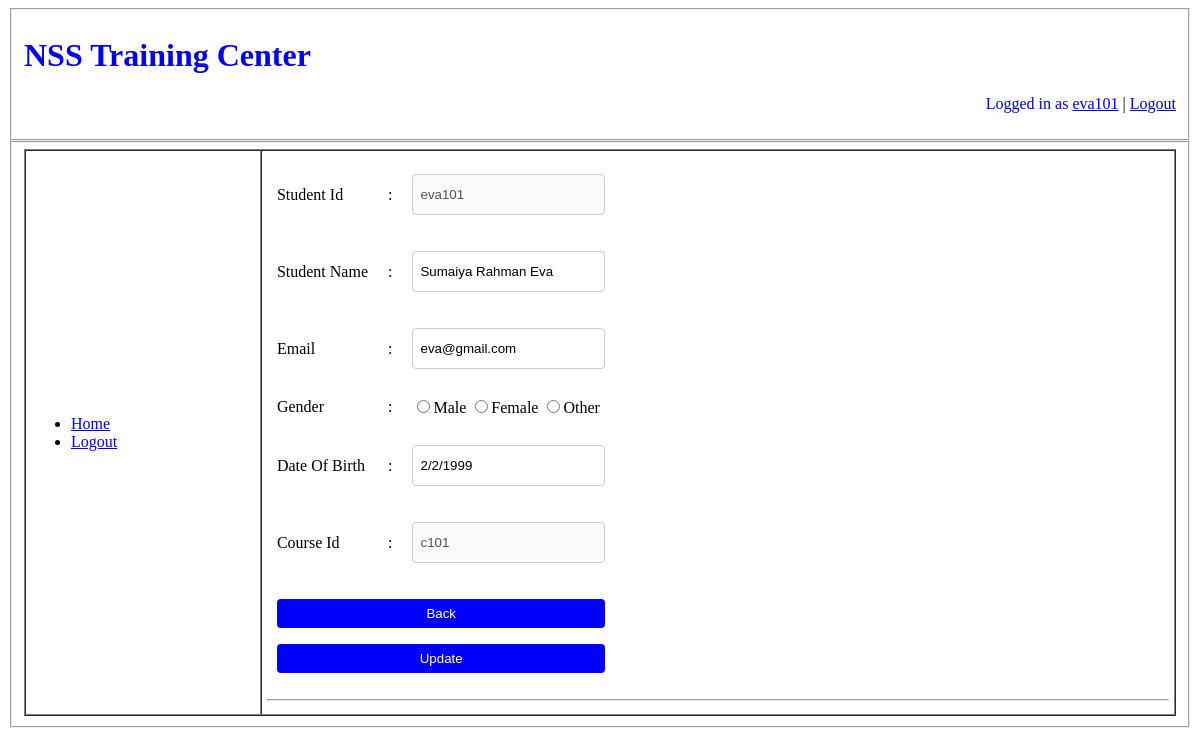
Page /views/editProfileStudent.php (signed in) on the committed database.
### tables this page shows
CREATE TABLE `student` (
  `studentid` varchar(30) NOT NULL,
  `name` varchar(50) NOT NULL,
  `email` varchar(30) NOT NULL,
  `gender` varchar(15) NOT NULL,
  `dob` varchar(15) NOT NULL,
  `courseid` varchar(30) NOT NULL
);

### service/studentService.php (called while the page is built, shortened)
<?php
	function getstudentdetails($userid)
	{
		$conn = dbConnection();
		$sql = "select * from student where studentid='{$userid}'";
		$result = mysqli_query($conn, $sql);
		$info = mysqli_fetch_assoc($result);
		return $info;
	}
?>

### views/editProfileStudent.php (the view, shortened to what this page needs)
<?php
	require_once('../service/studentService.php');
?>
<!DOCTYPE html>
<html>
<head>
	<link rel="stylesheet" type="text/css" href="../assets/css/studentStyle.css">
</head>
<body>
	<fieldset>
		<p><h1><font color='green'>NSS Training Center</font></h1></p>
		<?php
			if(!empty($_SESSION))
			{
				echo "<p align='right'><font color='black'>Logged in as </font><a href='viewProfileStudent.php'><font >".$_SESSION['userid']."</font></a> | <a href='../php/logout.php'><font >Logout</font></a></p>";
			}
			else
				echo "<p align='right'><font color='black'>Logged in as </font><a href='viewProfileStudent.php'><font >".$_COOKIE['userid']."</font></a> | <a href='../php/logout.php'><font >Logout</font></a></p>";
		?>
	</fieldset>
	<fieldset>
		<table cellspacing="0" cellpadding="5" border="1" width="100%">
			<tr>
				<td colspan="10">
					<ul>
						<li><a href='studentHome.php'><font color='red'>Home</font></a></li>
						<li><a href="../php/logout.php"><font color="red">Logout</font></a></li>
					</ul>
				</td>
				<td>
					<form action="../php/studentProfileController.php" method="post" onsubmit="return validate()">
					<table cellpadding="10" cellspacing="0" border="0">
						<?php
							if (!empty($_SESSION['userid']))
							{
								$userid = $_SESSION['userid'];
							}
							else
							{
								$userid = $_COOKIE['userid'];
							}
						?>
						<?php
							$details = getstudentdetails($userid);
						?>
						<tr>
							<td>Student Id</td>
							<td>:</td>
							<td><input type="text" id="studentid" name="studentid" value="<?=$details['studentid']?>" disabled></td>
							<td></td>
						</tr>
						<tr>
							<td>Student Name</td>
							<td>:</td>
							<td><input type="text" name="name" value="<?=$details['name']?>" onclick="clicks1()"></td>
							<td id="show1"></td>
						</tr>
						<tr>
							<td>Email</td>
							<td>:</td>
							<td><input type="text" name="email" value="<?=$details['email']?>" onclick="clicks2()"></td>
							<td id="show2"></td>
						</tr>
						<tr>
							<td>Gender</td>
							<td>:</td>
							<td>
								<input type="radio" name="gender" id="male" value="Male" onclick="clicks3()">Male
							  	<input type="radio" name="gender" id="female" value="Female" onclick="clicks3()">Female
							   	<input type="radio" name="gender" id="other" value="Others" onclick="clicks3()">Other
							</td>
							<td id="show3"></td>
						</tr>
						<tr>
							<td>Date Of Birth</td>
							<td>:</td>
							<td><input type="text" name="dob" value="<?=$details['dob']?>" onclick="clicks4()"></td>
							<td id="show4"></td>
						</tr>
						<tr>
							<td>Course Id</td>
							<td>:</td>
							<td><input type="text" name="courseid" value="<?=$details['courseid']?>" disabled></td>
							<td></td>
						</tr>
						<tr>
							<td colspan="3" align="left">
								<a href="studentHome.php">
									<button type="button">
										Back
									</button>
								</a>
								<input type="submit" id="update" name="update" value="Update">
							</td>
							<td id="output"></td>
						</tr>
					</table>
					</form>
					<hr/>
				</td>
			</tr>
		</table>
	</fieldset>
</body>
</html>

### assets/css/studentStyle.css (style rules this page uses)
font { color:blue; }
table { text-align: left; }
button { width: 100%; background-color: blue; color: white; padding: 7px 7px; margin: 8px 0; border: none; border-radius: 4px; cursor: pointer; }
input[type=text], select { width: 100%; padding: 12px 7px; margin: 8px 0; display: inline-block; border: 1px solid #ccc; border-radius: 4px; box-sizing: border-box; }
input[type=submit] { width: 100%; background-color: blue; color: white; padding: 7px 7px; margin: 8px 0; border: none; border-radius: 4px; cursor: pointer; }

### rows in the picture
student: studentid "eva101", name "Sumaiya Rahman Eva", email "eva@gmail.com", dob "2/2/1999", courseid "c101"

### other values in the picture
$_SESSION['userid'] "eva101"
